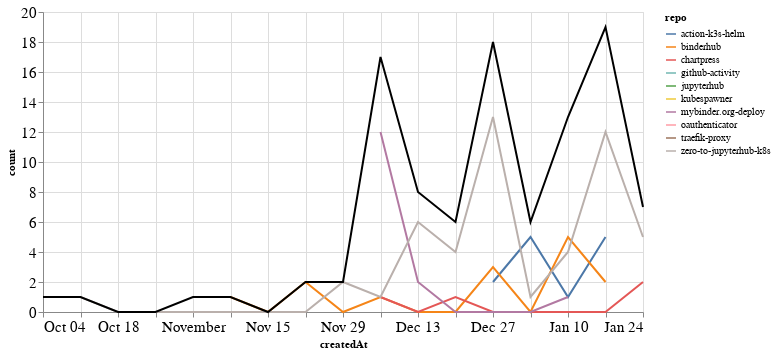

The cell this chart's notebook holds for it:
### Markdown cell above
### PRs

### Code cell
prs_time = prs.groupby('repo').resample('W', on='createdAt').count()['author'].reset_index()
prs_time = prs_time.rename(columns={'author': 'count'})
prs_time_total = prs_time.groupby('createdAt').agg({"count": "sum"}).reset_index()

ch1 = alt.Chart(prs_time, width=600).mark_line().encode(
    x='createdAt',
    y='count',
    color='repo',
    tooltip="repo"
)

ch2 = alt.Chart(prs_time_total, width=600).mark_line(color="black").encode(
    x='createdAt',
    y='count',
)

ch1 + ch2

### Figure 1 — Vega-Lite specification as saved in the notebook (floating-point values rounded to 4 significant figures)
{"config": {"axisLeft": {"labelFontSize": 15}, "axisBottom": {"labelFontSize": 15}}, "layer": [{"data": {"name": "data-950337d963dfe04359936fc9cc0efd17"}, "mark": "line", "encoding": {"color": {"type": "nominal", "field": "repo"}, "tooltip": {"type": "nominal", "field": "repo"}, "x": {"type": "temporal", "field": "createdAt"}, "y": {"type": "quantitative", "field": "count"}}, "width": 600}, {"data": {"name": "data-e49d06937eaee67210d5ea42468efad2"}, "mark": {"type": "line", "color": "black"}, "encoding": {"x": {"type": "temporal", "field": "createdAt"}, "y": {"type": "quantitative", "field": "count"}}, "width": 600}], "$schema": "https://vega.github.io/schema/vega-lite/v4.8.1.json", "datasets": {"data-950337d963dfe04359936fc9cc0efd17": [{"repo": "action-k3s-helm", "createdAt": "2020-12-27T00:00:00", "count": 2}, {"repo": "action-k3s-helm", "createdAt": "2021-01-03T00:00:00", "count": 5}, {"repo": "action-k3s-helm", "createdAt": "2021-01-10T00:00:00", "count": 1}, {"repo": "action-k3s-helm", "createdAt": "2021-01-17T00:00:00", "count": 5}, {"repo": "binderhub", "createdAt": "2020-11-01T00:00:00", "count": 1}, {"repo": "binderhub", "createdAt": "2020-11-08T00:00:00", "count": 1}, {"repo": "binderhub", "createdAt": "2020-11-15T00:00:00", "count": 0}, {"repo": "binderhub", "createdAt": "2020-11-22T00:00:00", "count": 2}, {"repo": "binderhub", "createdAt": "2020-11-29T00:00:00", "count": 0}, {"repo": "binderhub", "createdAt": "2020-12-06T00:00:00", "count": 1}, {"repo": "binderhub", "createdAt": "2020-12-13T00:00:00", "count": 0}, {"repo": "binderhub", "createdAt": "2020-12-20T00:00:00", "count": 0}, {"repo": "binderhub", "createdAt": "2020-12-27T00:00:00", "count": 3}, {"repo": "binderhub", "createdAt": "2021-01-03T00:00:00", "count": 0}, {"repo": "binderhub", "createdAt": "2021-01-10T00:00:00", "count": 5}, {"repo": "binderhub", "createdAt": "2021-01-17T00:00:00", "count": 2}, {"repo": "chartpress", "createdAt": "2020-12-06T00:00:00", "count": 1}, {"repo": "chartpress", "createdAt": "2020-12-13T00:00:00", "count": 0}, {"repo": "chartpress", "createdAt": "2020-12-20T00:00:00", "count": 1}, {"repo": "chartpress", "createdAt": "2020-12-27T00:00:00", "count": 0}, {"repo": "chartpress", "createdAt": "2021-01-03T00:00:00", "count": 0}, {"repo": "chartpress", "createdAt": "2021-01-10T00:00:00", "count": 0}, {"repo": "chartpress", "createdAt": "2021-01-17T00:00:00", "count": 0}, {"repo": "chartpress", "createdAt": "2021-01-24T00:00:00", "count": 2}, {"repo": "github-activity", "createdAt": "2021-01-10T00:00:00", "count": 1}, {"repo": "jupyterhub", "createdAt": "2021-01-10T00:00:00", "count": 1}, {"repo": "kubespawner", "createdAt": "2020-12-20T00:00:00", "count": 1}, {"repo": "mybinder.org-deploy", "createdAt": "2020-12-06T00:00:00", "count": 12}, {"repo": "mybinder.org-deploy", "createdAt": "2020-12-13T00:00:00", "count": 2}, {"repo": "mybinder.org-deploy", "createdAt": "2020-12-20T00:00:00", "count": 0}, {"repo": "mybinder.org-deploy", "createdAt": "2020-12-27T00:00:00", "count": 0}, {"repo": "mybinder.org-deploy", "createdAt": "2021-01-03T00:00:00", "count": 0}, {"repo": "mybinder.org-deploy", "createdAt": "2021-01-10T00:00:00", "count": 1}, {"repo": "oauthenticator", "createdAt": "2020-12-06T00:00:00", "count": 1}, {"repo": "traefik-proxy", "createdAt": "2020-12-06T00:00:00", "count": 1}, {"repo": "zero-to-jupyterhub-k8s", "createdAt": "2020-10-04T00:00:00", "count": 1}, {"repo": "zero-to-jupyterhub-k8s", "createdAt": "2020-10-11T00:00:00", "count": 1}, {"repo": "zero-to-jupyterhub-k8s", "createdAt": "2020-10-18T00:00:00", "count": 0}, {"repo": "zero-to-jupyterhub-k8s", "createdAt": "2020-10-25T00:00:00", "count": 0}, {"repo": "zero-to-jupyterhub-k8s", "createdAt": "2020-11-01T00:00:00", "count": 0}, {"repo": "zero-to-jupyterhub-k8s", "createdAt": "2020-11-08T00:00:00", "count": 0}, {"repo": "zero-to-jupyterhub-k8s", "createdAt": "2020-11-15T00:00:00", "count": 0}, {"repo": "zero-to-jupyterhub-k8s", "createdAt": "2020-11-22T00:00:00", "count": 0}, {"repo": "zero-to-jupyterhub-k8s", "createdAt": "2020-11-29T00:00:00", "count": 2}, {"repo": "zero-to-jupyterhub-k8s", "createdAt": "2020-12-06T00:00:00", "count": 1}, {"repo": "zero-to-jupyterhub-k8s", "createdAt": "2020-12-13T00:00:00", "count": 6}, {"repo": "zero-to-jupyterhub-k8s", "createdAt": "2020-12-20T00:00:00", "count": 4}, {"repo": "zero-to-jupyterhub-k8s", "createdAt": "2020-12-27T00:00:00", "count": 13}, {"repo": "zero-to-jupyterhub-k8s", "createdAt": "2021-01-03T00:00:00", "count": 1}, {"repo": "zero-to-jupyterhub-k8s", "createdAt": "2021-01-10T00:00:00", "count": 4}, {"repo": "zero-to-jupyterhub-k8s", "createdAt": "2021-01-17T00:00:00", "count": 12}, {"repo": "zero-to-jupyterhub-k8s", "createdAt": "2021-01-24T00:00:00", "count": 5}], "data-e49d06937eaee67210d5ea42468efad2": [{"createdAt": "2020-10-04T00:00:00", "count": 1}, {"createdAt": "2020-10-11T00:00:00", "count": 1}, {"createdAt": "2020-10-18T00:00:00", "count": 0}, {"createdAt": "2020-10-25T00:00:00", "count": 0}, {"createdAt": "2020-11-01T00:00:00", "count": 1}, {"createdAt": "2020-11-08T00:00:00", "count": 1}, {"createdAt": "2020-11-15T00:00:00", "count": 0}, {"createdAt": "2020-11-22T00:00:00", "count": 2}, {"createdAt": "2020-11-29T00:00:00", "count": 2}, {"createdAt": "2020-12-06T00:00:00", "count": 17}, {"createdAt": "2020-12-13T00:00:00", "count": 8}, {"createdAt": "2020-12-20T00:00:00", "count": 6}, {"createdAt": "2020-12-27T00:00:00", "count": 18}, {"createdAt": "2021-01-03T00:00:00", "count": 6}, {"createdAt": "2021-01-10T00:00:00", "count": 13}, {"createdAt": "2021-01-17T00:00:00", "count": 19}, {"createdAt": "2021-01-24T00:00:00", "count": 7}]}}
